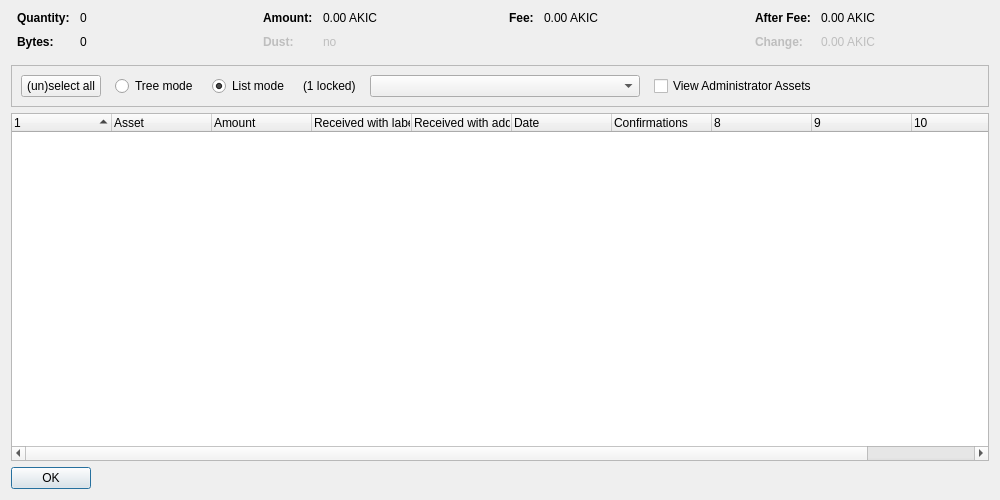
<?xml version="1.0" encoding="UTF-8"?>
<ui version="4.0">
 <class>AssetControlDialog</class>
 <widget class="QDialog" name="AssetControlDialog">
  <property name="geometry">
   <rect>
    <x>0</x>
    <y>0</y>
    <width>1000</width>
    <height>500</height>
   </rect>
  </property>
  <property name="windowTitle">
   <string>Asset Selection</string>
  </property>
  <layout class="QVBoxLayout" name="verticalLayout">
   <item>
    <layout class="QHBoxLayout" name="horizontalLayoutTop" stretch="0,0,0,0">
     <property name="topMargin">
      <number>0</number>
     </property>
     <property name="bottomMargin">
      <number>10</number>
     </property>
     <item>
      <layout class="QFormLayout" name="formLayoutAssetControl1">
       <property name="horizontalSpacing">
        <number>10</number>
       </property>
       <property name="verticalSpacing">
        <number>10</number>
       </property>
       <property name="leftMargin">
        <number>6</number>
       </property>
       <property name="rightMargin">
        <number>6</number>
       </property>
       <item row="0" column="0">
        <widget class="QLabel" name="labelAssetControlQuantityText">
         <property name="font">
          <font>
           <weight>75</weight>
           <bold>true</bold>
          </font>
         </property>
         <property name="text">
          <string>Quantity:</string>
         </property>
        </widget>
       </item>
       <item row="0" column="1">
        <widget class="QLabel" name="labelAssetControlQuantity">
         <property name="cursor">
          <cursorShape>IBeamCursor</cursorShape>
         </property>
         <property name="contextMenuPolicy">
          <enum>Qt::ActionsContextMenu</enum>
         </property>
         <property name="text">
          <string notr="true">0</string>
         </property>
         <property name="textInteractionFlags">
          <set>Qt::LinksAccessibleByMouse|Qt::TextSelectableByKeyboard|Qt::TextSelectableByMouse</set>
         </property>
        </widget>
       </item>
       <item row="1" column="0">
        <widget class="QLabel" name="labelAssetControlBytesText">
         <property name="font">
          <font>
           <weight>75</weight>
           <bold>true</bold>
          </font>
         </property>
         <property name="text">
          <string>Bytes:</string>
         </property>
        </widget>
       </item>
       <item row="1" column="1">
        <widget class="QLabel" name="labelAssetControlBytes">
         <property name="cursor">
          <cursorShape>IBeamCursor</cursorShape>
         </property>
         <property name="contextMenuPolicy">
          <enum>Qt::ActionsContextMenu</enum>
         </property>
         <property name="text">
          <string notr="true">0</string>
         </property>
         <property name="textInteractionFlags">
          <set>Qt::LinksAccessibleByMouse|Qt::TextSelectableByKeyboard|Qt::TextSelectableByMouse</set>
         </property>
        </widget>
       </item>
      </layout>
     </item>
     <item>
      <layout class="QFormLayout" name="formLayoutAssetControl2">
       <property name="horizontalSpacing">
        <number>10</number>
       </property>
       <property name="verticalSpacing">
        <number>10</number>
       </property>
       <property name="leftMargin">
        <number>6</number>
       </property>
       <property name="rightMargin">
        <number>6</number>
       </property>
       <item row="0" column="0">
        <widget class="QLabel" name="labelAssetControlAmountText">
         <property name="font">
          <font>
           <weight>75</weight>
           <bold>true</bold>
          </font>
         </property>
         <property name="text">
          <string>Amount:</string>
         </property>
        </widget>
       </item>
       <item row="0" column="1">
        <widget class="QLabel" name="labelAssetControlAmount">
         <property name="cursor">
          <cursorShape>IBeamCursor</cursorShape>
         </property>
         <property name="contextMenuPolicy">
          <enum>Qt::ActionsContextMenu</enum>
         </property>
         <property name="text">
          <string notr="true">0.00 AKIC</string>
         </property>
         <property name="textInteractionFlags">
          <set>Qt::LinksAccessibleByMouse|Qt::TextSelectableByKeyboard|Qt::TextSelectableByMouse</set>
         </property>
        </widget>
       </item>
       <item row="1" column="0">
        <widget class="QLabel" name="labelAssetControlLowOutputText">
         <property name="enabled">
          <bool>false</bool>
         </property>
         <property name="font">
          <font>
           <weight>75</weight>
           <bold>true</bold>
          </font>
         </property>
         <property name="text">
          <string>Dust:</string>
         </property>
        </widget>
       </item>
       <item row="1" column="1">
        <widget class="QLabel" name="labelAssetControlLowOutput">
         <property name="enabled">
          <bool>false</bool>
         </property>
         <property name="cursor">
          <cursorShape>IBeamCursor</cursorShape>
         </property>
         <property name="contextMenuPolicy">
          <enum>Qt::ActionsContextMenu</enum>
         </property>
         <property name="text">
          <string notr="true">no</string>
         </property>
         <property name="textInteractionFlags">
          <set>Qt::LinksAccessibleByMouse|Qt::TextSelectableByKeyboard|Qt::TextSelectableByMouse</set>
         </property>
        </widget>
       </item>
      </layout>
     </item>
     <item>
      <layout class="QFormLayout" name="formLayoutAssetControl3">
       <property name="horizontalSpacing">
        <number>10</number>
       </property>
       <property name="verticalSpacing">
        <number>10</number>
       </property>
       <property name="leftMargin">
        <number>6</number>
       </property>
       <property name="rightMargin">
        <number>6</number>
       </property>
       <item row="0" column="0">
        <widget class="QLabel" name="labelAssetControlFeeText">
         <property name="font">
          <font>
           <weight>75</weight>
           <bold>true</bold>
          </font>
         </property>
         <property name="text">
          <string>Fee:</string>
         </property>
        </widget>
       </item>
       <item row="0" column="1">
        <widget class="QLabel" name="labelAssetControlFee">
         <property name="cursor">
          <cursorShape>IBeamCursor</cursorShape>
         </property>
         <property name="contextMenuPolicy">
          <enum>Qt::ActionsContextMenu</enum>
         </property>
         <property name="text">
          <string notr="true">0.00 AKIC</string>
         </property>
         <property name="textInteractionFlags">
          <set>Qt::LinksAccessibleByMouse|Qt::TextSelectableByKeyboard|Qt::TextSelectableByMouse</set>
         </property>
        </widget>
       </item>
      </layout>
     </item>
     <item>
      <layout class="QFormLayout" name="formLayoutAssetControl4">
       <property name="horizontalSpacing">
        <number>10</number>
       </property>
       <property name="verticalSpacing">
        <number>10</number>
       </property>
       <property name="leftMargin">
        <number>6</number>
       </property>
       <property name="rightMargin">
        <number>6</number>
       </property>
       <item row="0" column="0">
        <widget class="QLabel" name="labelAssetControlAfterFeeText">
         <property name="font">
          <font>
           <weight>75</weight>
           <bold>true</bold>
          </font>
         </property>
         <property name="text">
          <string>After Fee:</string>
         </property>
        </widget>
       </item>
       <item row="0" column="1">
        <widget class="QLabel" name="labelAssetControlAfterFee">
         <property name="cursor">
          <cursorShape>IBeamCursor</cursorShape>
         </property>
         <property name="contextMenuPolicy">
          <enum>Qt::ActionsContextMenu</enum>
         </property>
         <property name="text">
          <string notr="true">0.00 AKIC</string>
         </property>
         <property name="textInteractionFlags">
          <set>Qt::LinksAccessibleByMouse|Qt::TextSelectableByKeyboard|Qt::TextSelectableByMouse</set>
         </property>
        </widget>
       </item>
       <item row="1" column="0">
        <widget class="QLabel" name="labelAssetControlChangeText">
         <property name="enabled">
          <bool>false</bool>
         </property>
         <property name="font">
          <font>
           <weight>75</weight>
           <bold>true</bold>
          </font>
         </property>
         <property name="text">
          <string>Change:</string>
         </property>
        </widget>
       </item>
       <item row="1" column="1">
        <widget class="QLabel" name="labelAssetControlChange">
         <property name="enabled">
          <bool>false</bool>
         </property>
         <property name="cursor">
          <cursorShape>IBeamCursor</cursorShape>
         </property>
         <property name="contextMenuPolicy">
          <enum>Qt::ActionsContextMenu</enum>
         </property>
         <property name="text">
          <string notr="true">0.00 AKIC</string>
         </property>
         <property name="textInteractionFlags">
          <set>Qt::LinksAccessibleByMouse|Qt::TextSelectableByKeyboard|Qt::TextSelectableByMouse</set>
         </property>
        </widget>
       </item>
      </layout>
     </item>
    </layout>
   </item>
   <item>
    <widget class="QFrame" name="frame">
     <property name="minimumSize">
      <size>
       <width>0</width>
       <height>40</height>
      </size>
     </property>
     <property name="frameShape">
      <enum>QFrame::StyledPanel</enum>
     </property>
     <property name="frameShadow">
      <enum>QFrame::Sunken</enum>
     </property>
     <layout class="QHBoxLayout" name="horizontalLayout">
      <item>
       <layout class="QHBoxLayout" name="horizontalLayoutPanel" stretch="0,0,0,0,0,0,0">
        <property name="spacing">
         <number>14</number>
        </property>
        <item>
         <widget class="QPushButton" name="pushButtonSelectAll">
          <property name="sizePolicy">
           <sizepolicy hsizetype="Maximum" vsizetype="Fixed">
            <horstretch>0</horstretch>
            <verstretch>0</verstretch>
           </sizepolicy>
          </property>
          <property name="text">
           <string>(un)select all</string>
          </property>
          <property name="autoDefault">
           <bool>false</bool>
          </property>
         </widget>
        </item>
        <item>
         <widget class="QRadioButton" name="radioTreeMode">
          <property name="sizePolicy">
           <sizepolicy hsizetype="Maximum" vsizetype="Fixed">
            <horstretch>0</horstretch>
            <verstretch>0</verstretch>
           </sizepolicy>
          </property>
          <property name="text">
           <string>Tree mode</string>
          </property>
         </widget>
        </item>
        <item>
         <widget class="QRadioButton" name="radioListMode">
          <property name="sizePolicy">
           <sizepolicy hsizetype="Maximum" vsizetype="Fixed">
            <horstretch>0</horstretch>
            <verstretch>0</verstretch>
           </sizepolicy>
          </property>
          <property name="text">
           <string>List mode</string>
          </property>
          <property name="checked">
           <bool>true</bool>
          </property>
         </widget>
        </item>
        <item>
         <widget class="QLabel" name="labelLocked">
          <property name="text">
           <string notr="true">(1 locked)</string>
          </property>
         </widget>
        </item>
        <item>
         <widget class="QComboBox" name="assetList">
          <property name="minimumContentsLength">
           <number>30</number>
          </property>
         </widget>
        </item>
        <item>
         <widget class="QCheckBox" name="viewAdministrator">
          <property name="toolTip">
           <string>View assets that you have the ownership asset for</string>
          </property>
          <property name="text">
           <string>View Administrator Assets</string>
          </property>
         </widget>
        </item>
        <item>
         <spacer name="horizontalSpacer">
          <property name="orientation">
           <enum>Qt::Horizontal</enum>
          </property>
          <property name="sizeHint" stdset="0">
           <size>
            <width>40</width>
            <height>20</height>
           </size>
          </property>
         </spacer>
        </item>
       </layout>
      </item>
     </layout>
    </widget>
   </item>
   <item>
    <widget class="AssetControlTreeWidget" name="treeWidget">
     <property name="contextMenuPolicy">
      <enum>Qt::CustomContextMenu</enum>
     </property>
     <property name="sortingEnabled">
      <bool>false</bool>
     </property>
     <property name="columnCount">
      <number>11</number>
     </property>
     <attribute name="headerShowSortIndicator" stdset="0">
      <bool>true</bool>
     </attribute>
     <attribute name="headerStretchLastSection">
      <bool>false</bool>
     </attribute>
     <column>
      <property name="text">
       <string/>
      </property>
     </column>
     <column>
      <property name="text">
       <string>Asset</string>
      </property>
     </column>
     <column>
      <property name="text">
       <string>Amount</string>
      </property>
     </column>
     <column>
      <property name="text">
       <string>Received with label</string>
      </property>
     </column>
     <column>
      <property name="text">
       <string>Received with address</string>
      </property>
     </column>
     <column>
      <property name="text">
       <string>Date</string>
      </property>
     </column>
     <column>
      <property name="text">
       <string>Confirmations</string>
      </property>
      <property name="toolTip">
       <string>Confirmed</string>
      </property>
     </column>
     <column>
      <property name="text">
       <string/>
      </property>
     </column>
     <column>
      <property name="text">
       <string/>
      </property>
     </column>
     <column>
      <property name="text">
       <string/>
      </property>
     </column>
     <column>
      <property name="text">
       <string/>
      </property>
     </column>
    </widget>
   </item>
   <item>
    <widget class="QDialogButtonBox" name="buttonBox">
     <property name="sizePolicy">
      <sizepolicy hsizetype="Maximum" vsizetype="Fixed">
       <horstretch>0</horstretch>
       <verstretch>0</verstretch>
      </sizepolicy>
     </property>
     <property name="orientation">
      <enum>Qt::Horizontal</enum>
     </property>
     <property name="standardButtons">
      <set>QDialogButtonBox::Ok</set>
     </property>
    </widget>
   </item>
  </layout>
 </widget>
 <customwidgets>
  <customwidget>
   <class>AssetControlTreeWidget</class>
   <extends>QTreeWidget</extends>
   <header location="global">assetcontroltreewidget.h</header>
  </customwidget>
 </customwidgets>
 <resources/>
 <connections/>
</ui>
